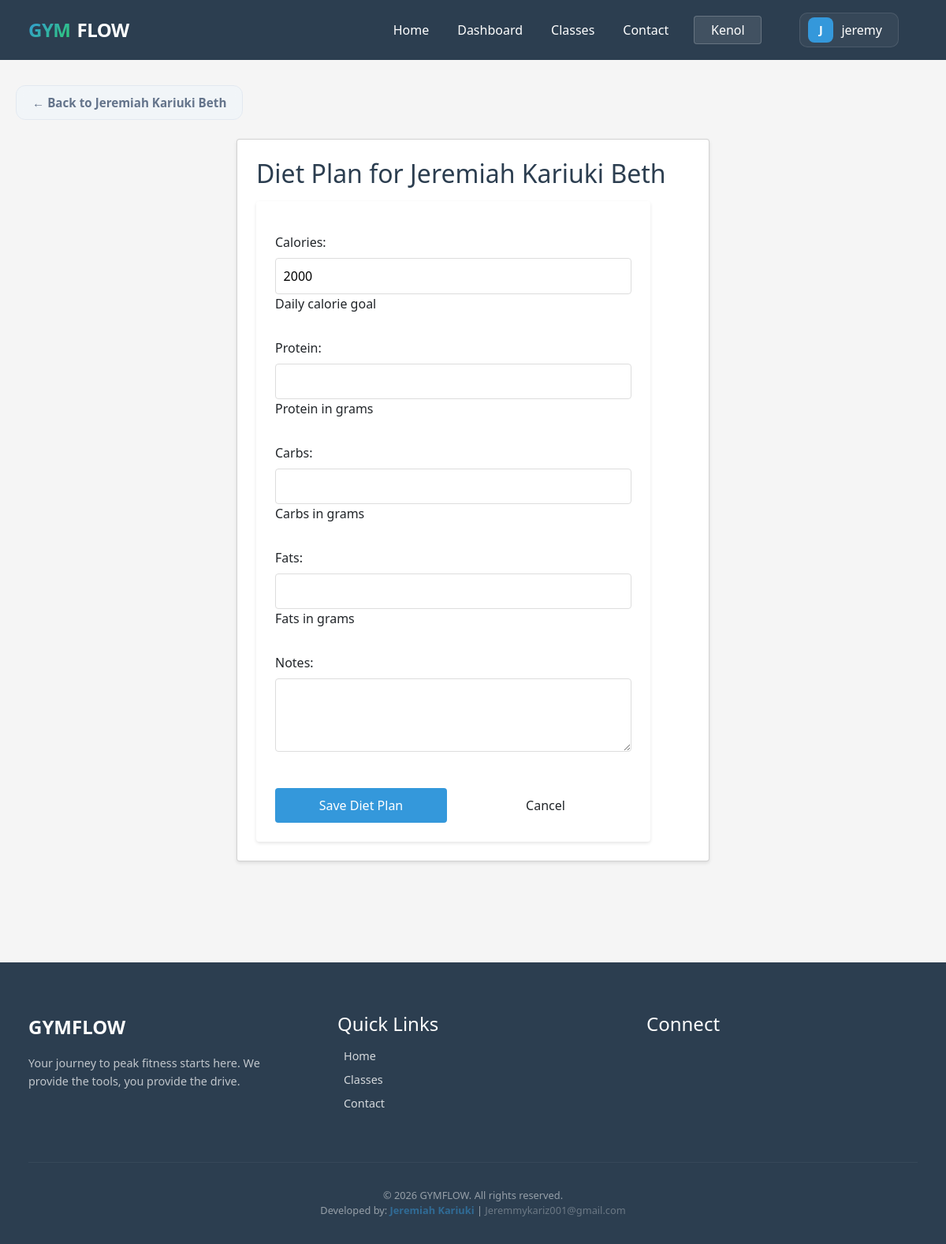
/members/10/diet-plan/ (signed in), run on the app's committed database.
### base/gym/models.py (models this page shows, shortened)
class Branch(models.Model):
    name = models.CharField(max_length=100)
    address = models.TextField()
    phone = models.CharField(max_length=20)
    email = models.EmailField()
    manager_name = models.CharField(max_length=100)
    logo = models.ImageField(upload_to='branch_logos/', blank=True, null=True)
    logo_url = models.URLField(blank=True, null=True)
    created_at = models.DateTimeField(auto_now_add=True)

class Member(models.Model):
    branch = models.ForeignKey(Branch, on_delete=models.CASCADE, related_name="members", null=True, blank=True)
    user = models.OneToOneField(User, on_delete=models.CASCADE, related_name="member_profile", null=True, blank=True)
    full_name = models.CharField(max_length=120)
    phone = models.CharField(max_length=20, unique=True, null=True, blank=True)
    email = models.EmailField(blank=True, null=True)
    address = models.CharField(max_length=200, blank=True)
    joined_on = models.DateField(auto_now_add=True)
    checkin_token = models.UUIDField(default=uuid.uuid4, unique=True, editable=False)
    membership_Plan = models.ForeignKey("MembershipPlan", on_delete=models.SET_NULL, null=True, blank=True)
    GOAL_CHOICES = [
        ("Weight Loss", "Weight Loss"),
        ("Muscle Gain", "Muscle Gain"),
        ("Endurance", "Endurance"),
        ("Flexibility", "Flexibility"),
        ("General Fitness", "General Fitness"),
    ]
    fitness_goal = models.CharField(max_length=50, choices=GOAL_CHOICES, default="General Fitness")
    medical_conditions = models.TextField(blank=True, null=True)
    bio = models.TextField(blank=True, null=True)
    profile_picture = models.ImageField(upload_to='profile_pics/', blank=True, null=True, help_text="Upload profile image")

class DietPlan(models.Model):
    member = models.OneToOneField(Member, on_delete=models.CASCADE, related_name="diet_plan")
    calories = models.PositiveIntegerField(help_text="Daily calorie goal")
    protein = models.PositiveIntegerField(help_text="Protein in grams", null=True, blank=True)
    carbs = models.PositiveIntegerField(help_text="Carbs in grams", null=True, blank=True)
    fats = models.PositiveIntegerField(help_text="Fats in grams", null=True, blank=True)
    notes = models.TextField(blank=True, null=True)
    updated_at = models.DateTimeField(auto_now=True)

### base/gym/decorators.py (the view)
    def wrapper(request, *args, **kwargs):
        if not request.user.is_authenticated:
            return redirect("login")
        if request.user.is_staff:
            return view_func(request, *args, **kwargs)
        if hasattr(request.user, 'trainer_profile'):
            return view_func(request, *args, **kwargs)
        messages.error(request, "You don't have permission to access this page.")
        return redirect("portal_dashboard")

### base/gym/forms.py
class DietPlanForm(forms.ModelForm):
    class Meta:
        model = DietPlan
        fields = ["calories", "protein", "carbs", "fats", "notes"]
        widgets = {
            "notes": forms.Textarea(attrs={"rows": 3}),
        }

### base/gym/context_processors.py (called while the page is built)
def branch_context(request):
    active_branch_id = request.session.get('active_branch_id')
    active_branch = None
    if active_branch_id:
        try:
            active_branch = Branch.objects.get(id=active_branch_id)
        except Branch.DoesNotExist:
            pass
    return {
        'all_branches': Branch.objects.all(),
        'active_branch': active_branch,
    }

### base/gym/views/fitness.py (called while the page is built)
@staff_or_trainer_required
def diet_plan_edit(request, member_id):
    member = get_object_or_404(Member, id=member_id)
    diet_plan, _ = DietPlan.objects.get_or_create(member=member, defaults={"calories": 2000})
    if request.method == "POST":
        form = DietPlanForm(request.POST, instance=diet_plan)
        if form.is_valid():
            form.save()
            messages.success(request, "Diet plan updated successfully.")
            return redirect("member_detail", member_id=member.id)
    else:
        form = DietPlanForm(instance=diet_plan)
    return render(request, "gym/diet_plan_form.html", {"form": form, "member": member})

### base/templates/gym/diet_plan_form.html (shortened to what this page needs)
{% extends 'gym/base.html' %}
{% block content %}
<a href="{% url 'member_detail' member.id %}" class="back-link">← Back to {{ member.full_name }}</a>
<div class="card" style="max-width: 600px; margin: 0 auto;">
    <h2>Diet Plan for {{ member.full_name }}</h2>
    <form method="POST">
        <div style="display: flex; flex-direction: column; gap: 1rem; margin-top: 1rem;">
            {{ form.as_p }}
        </div>
        <div style="margin-top: 1.5rem; display: flex; gap: 1rem;">
            <button type="submit" class="btn btn-primary" style="flex: 1;">Save Diet Plan</button>
            <a href="{% url 'member_detail' member.id %}" class="btn" style="background: var(--bg-secondary); color: var(--text-color); border: 1px solid var(--border-color); display: flex; justify-content: center; align-items: center; flex: 1;">Cancel</a>
        </div>
    </form>
</div>
{% endblock %}

### base/templates/gym/base.html (shortened to what this page needs)
{% load static %}
<!DOCTYPE html>
<html lang="en">
<head>
    <link href="https://cdn.jsdelivr.net/npm/bootstrap@5.3.0/dist/css/bootstrap.min.css" rel="stylesheet">
    <link rel="stylesheet" href="{% static 'gym/css/main.css' %}?v=1.1">
</head>
<body class="{% block body_class %}{% endblock %}">
    <nav>
        <div class="container nav-container">
            <div class="brand">
                <span class="brand-gym">GYM</span>
                <span class="brand-flow">FLOW</span>
            </div>
            <div class="nav-links">
                <a href="{% url 'home' %}" class="{% if request.resolver_match.url_name == 'home' %}active{% endif %}">
                     Home
                </a>
                {% if user.is_authenticated %}
                <a href="{% url 'portal_dashboard' %}"
                    class="{% if request.resolver_match.url_name == 'portal_dashboard' %}active{% endif %}">
                     Dashboard
                </a>
                {% endif %}
                <a href="{% url 'class_schedule' %}"
                    class="{% if request.resolver_match.url_name == 'class_schedule' %}active{% endif %}">
                    Classes
                </a>
                <a href="{% url 'contact' %}"
                    class="{% if request.resolver_match.url_name == 'contact' %}active{% endif %}">
                     Contact
                </a>
                {% if user.is_authenticated %}
                {% if user.is_staff %}
                <div class="branch-selector">
                    <button class="branch-btn" onclick="this.nextElementSibling.classList.toggle('show')">
                        {% if active_branch %}{{ active_branch.name }}{% else %}{{
                        request.session.active_branch_name|default:"Overall" }}{% endif %}
                    </button>
                </div>
                {% endif %}
                {% with m_name=user.member_profile.full_name|default:user.username %}
                <div class="header-profile-dropdown">
                    <a href="javascript:void(0)" class="header-profile-link" id="profileTrigger">
                        <div class="avatar-nav">
                            {% if user.member_profile.profile_picture %}
                            <img src="{{ user.member_profile.profile_picture.url|default:user.member_profile.profile_picture }}"
                                alt="" class="avatar-img">
                            {% else %}
                            {{ m_name|slice:":1"|upper }}
                            {% endif %}
                        </div>
                        <span class="d-none d-lg-inline">{{ m_name }}</span>
                    </a>
                </div>
                {% endwith %}
                {% else %}
                <a href="{% url 'login' %}" class="btn btn-login">Login</a>
                {% endif %}
            </div>
        </div>
    </nav>
    <div class="container">
        {% block content %}{% endblock %}
    </div>
    <footer class="site-footer">
        <div class="container">
            <div class="footer-grid">
                <div>
                    <div class="footer-brand">GYMFLOW</div>
                    <p class="footer-tagline">Your journey to peak fitness starts
                        here. We provide the tools, you provide the drive.</p>
                </div>
                <div>
                    <h4 class="footer-heading">Quick Links</h4>
                    <ul class="footer-links">
                        <li>
                            <a href="{% url 'home' %}">
                                 Home
                            </a>
                        </li>
                        <li>
                            <a href="{% url 'class_schedule' %}">
                                 Classes
                            </a>
                        </li>
                        <li>
                            <a href="{% url 'contact' %}">
                                 Contact
                            </a>
                        </li>
                    </ul>
                </div>
                <div>
                    <h4 class="footer-heading">Connect</h4>
                </div>
            </div>
            <div class="footer-bottom">
                <div class="footer-copyright">
                    &copy; 2026 GYMFLOW. All rights reserved.
                </div>
                <div class="footer-developer">
                    Developed by: <span style="color: #3498db; font-weight: 600;">Jeremiah Kariuki</span> |
                    <a href="mailto:Jeremmykariz001@gmail.com"
                        style="color: rgba(255,255,255,0.6); text-decoration: none; transition: 0.3s;"
                        onmouseover="this.style.color='#3498db'" onmouseout="this.style.color='rgba(255,255,255,0.6)'">
                         Jeremmykariz001@gmail.com
                    </a>
                </div>
            </div>
        </div>
    </footer>
</body>
</html>

### static/gym/css/main.css (style rules this page uses)
* { margin: 0; padding: 0; box-sizing: border-box; }
body { font-family: 'Segoe UI', Tahoma, Geneva, Verdana, sans-serif; background-color: #f5f5f5; color: #333; }
nav { background-color: #2c3e50; color: white; padding: 1rem; margin-bottom: 2rem; }
nav a { color: white; text-decoration: none; margin-right: 1.5rem; font-weight: 500; }
.container { max-width: 1200px; margin: 0 auto; padding: 0 20px; }
.nav-container { display: flex; align-items: center; justify-content: space-between; }
.nav-links { display: flex; align-items: center; gap: 0.5rem; }
.btn { display: inline-block; padding: 0.6rem 1.2rem; background-color: #3498db; color: white; text-decoration: none; border: none; border-radius: 4px; cursor: pointer; font-size: 1rem; transition: background-color 0.3s; }
form { background: white; padding: 1.5rem; border-radius: 4px; box-shadow: 0 2px 4px rgba(0, 0, 0, 0.1); max-width: 500px; }
label { display: block; margin-bottom: 0.5rem; font-weight: 500; }
input, select, textarea { width: 100%; padding: 0.6rem; border: 1px solid #ddd; border-radius: 4px; font-size: 1rem; font-family: inherit; }
.card { background: white; padding: 1.5rem; border-radius: 4px; box-shadow: 0 2px 4px rgba(0, 0, 0, 0.1); margin-bottom: 1rem; }
.card h2 { color: #2c3e50; margin-bottom: 1rem; }
.back-link { display: inline-flex; align-items: center; gap: 10px; margin-bottom: 1.5rem; color: #64748b; text-decoration: none; font-size: 0.95rem; font-weight: 600; transition: all 0.3s cubic-bezier(0.4, 0, 0.2, 1); padding: 0.6rem 1.25rem; border-radius: 12px; background: rgba(241, 245, 249, 0.8); border: 1px solid #e2e8f0; backdrop-filter: blur(8px); }
.branch-selector { display: inline-block; margin-right: 1.5rem; position: relative; }
.branch-btn { background: rgba(255, 255, 255, 0.1); border: 1px solid rgba(255, 255, 255, 0.2); color: white; padding: 0.3rem 0.8rem; border-radius: 4px; display: flex; align-items: center; gap: 0.5rem; cursor: pointer; }
.brand { font-size: 1.5rem; font-weight: 800; letter-spacing: -0.5px; display: flex; align-items: center; gap: 0.5rem; }
.brand-gym { background: linear-gradient(135deg, #3498db, #2ecc71); background-clip: text; -webkit-background-clip: text; -webkit-text-fill-color: transparent; }
.brand-flow { color: #fff; }
.header-profile-dropdown { position: relative; margin-left: 1rem; }
.header-profile-link { display: flex; align-items: center; gap: 10px; padding: 5px 10px; border-radius: 10px; background: rgba(255, 255, 255, 0.05); border: 1px solid rgba(255, 255, 255, 0.1); transition: all 0.3s ease; }
.avatar-nav { width: 32px; height: 32px; background: #3498db; color: white; display: flex; align-items: center; justify-content: center; border-radius: 8px; font-weight: 700; font-size: 0.9rem; overflow: hidden; }
.site-footer { background: #2c3e50; color: white; padding: 4rem 1rem 2rem; margin-top: 8rem; }
.footer-grid { display: grid; grid-template-columns: repeat(auto-fit, minmax(200px, 1fr)); gap: 3rem; }
.footer-brand { font-size: 1.5rem; font-weight: 800; margin-bottom: 1rem; }
.footer-tagline { opacity: 0.7; font-size: 0.9rem; line-height: 1.6; }
.footer-heading { margin-bottom: 1rem; }
.footer-links { list-style: none; padding: 0; opacity: 0.8; font-size: 0.9rem; }
.footer-links li { margin-bottom: 0.5rem; }
.footer-links a { color: inherit; text-decoration: none; }
.footer-bottom { border-top: 1px solid rgba(255, 255, 255, 0.1); margin-top: 3rem; padding-top: 2rem; text-align: center; opacity: 0.5; font-size: 0.8rem; }

### data on the page
Branch: name "Kenol"
Member: full_name "Jeremiah Kariuki Beth"
DietPlan: calories "2000"

### other printed values
{{ m_name|slice:":1"|upper }} "J"
{{ m_name }} "jeremy"
